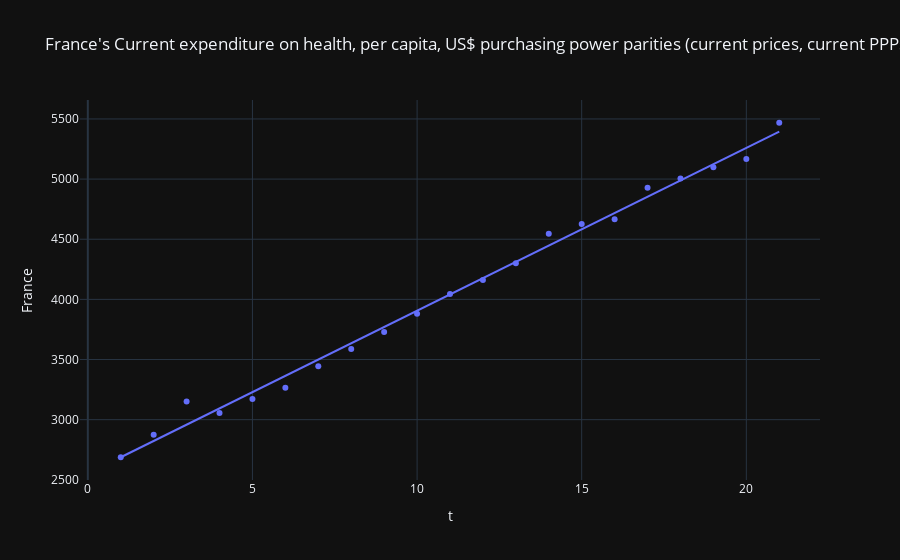
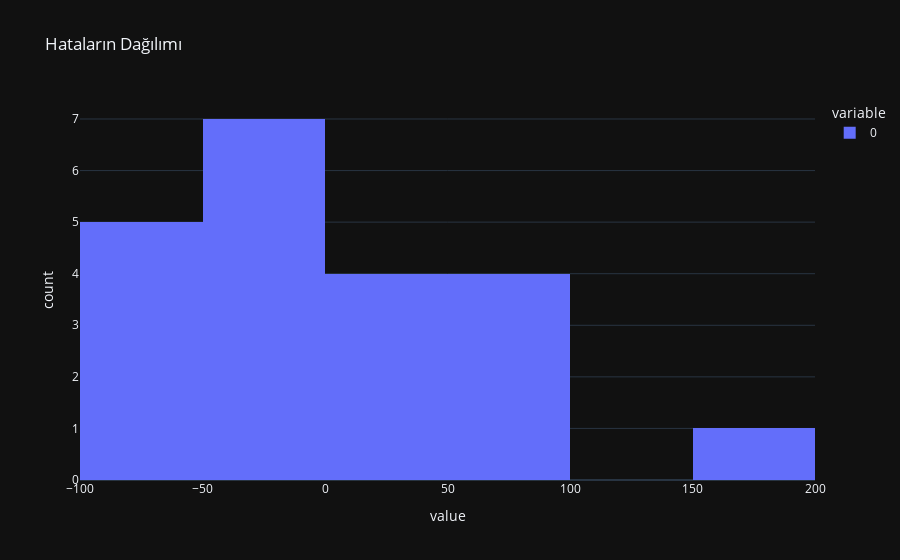
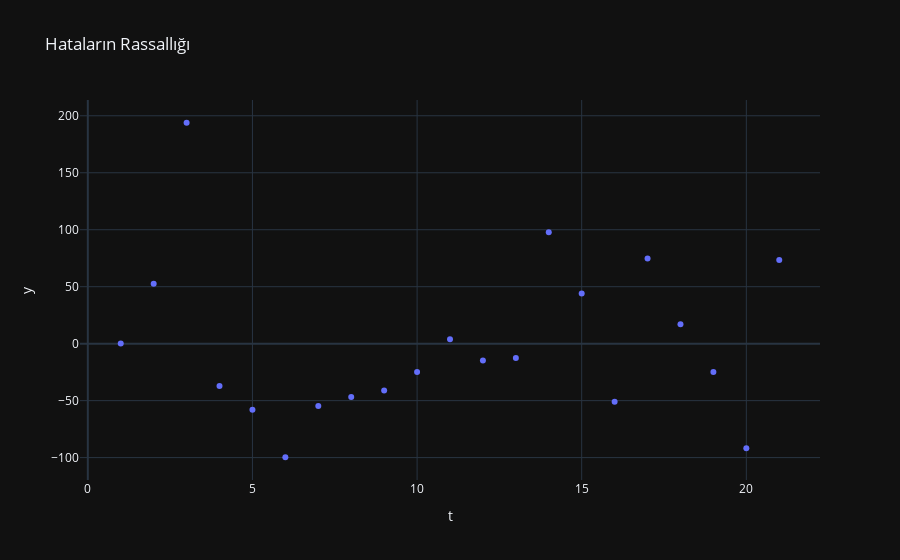
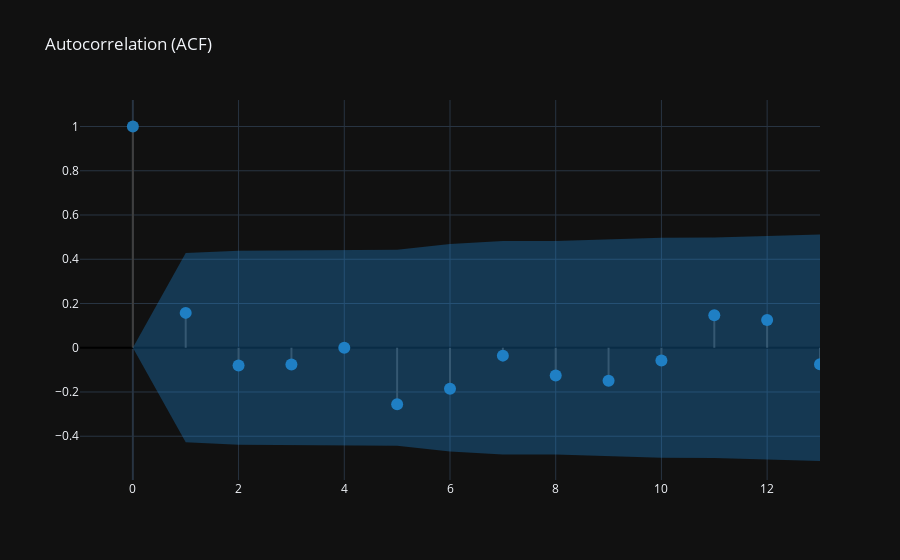

The cell these charts' notebook holds for them, in order:
### Code cell
for country in country_name:
    print("###########################")
    print(f"{country}'nin Zaman Serisi Analizi")
    print("###########################")

    trendlin = express.scatter(
        df_2,
        x="t",
        y=f"{country}",
        title=f"{country}'s Current expenditure on health, per capita, US$ purchasing power parities (current prices, current PPPs)",
        trendline = "ols"
    )

    trendlin.show()
    linear_model = ols(f"{country} ~ t", data=df_2).fit()
    print(linear_model.summary())
    print(" ", end="\n")
    print("###########################")
    print("Verinin Durağanlık Kontrolü", end="\n\n")
    print("H0: Seri durağan değildir.")
    print("H1: Seri durağandır.", end="\n\n")
    adfullerx = adfuller(df_2[[f"{country}"]])
    print(f'Test Stat = {round(adfullerx[0], 4)}, p-value = {round(adfullerx[1], 4)}')

    if adfullerx[1]<0.05:
        print("p-value 0.05'ten küçüktür. H0 hipotezi reddedilmiştir. Yani seri durağandır.")
    elif adfullerx[1]>0.05:
        print("p-value 0.05'ten büyüktür. H0 hipotezi reddedilememiştir. Yani seri durağan değildir.", end="\n\n")
    print("###########################")
    print("Hataların Normal Dağılması", end="\n\n")
    residual_values = linear_model.resid

    print("H0: Normal dağılım varsayımı sağlanmaktadır.")
    print("H1: Normal dağılım varsayımı sağlanmamaktadır.", end="\n\n")

    test_stat, pvalue = stats.shapiro(residual_values)
    print(f'Test Stat = {round(test_stat, 4)}, p-value = {round(pvalue, 4)}')
    if pvalue<0.05:
        print("p-value 0.05'ten küçüktür. H0 hipotezi reddedilmiştir. Hatalar normal dağılmamıştır.")
    elif pvalue>0.05:
        print("p-value 0.05'ten büyüktür. H0 hipotezi reddedilememiştir. Yani hatalar normal dağılmıştır.", end="\n\n")
    hist = express.histogram(residual_values, title="Hataların Dağılımı")
    hist.show()

    print("###########################")
    print("Hataların Rassallığı", end="\n\n")

    print("     Hataların Durağanlığı", end="\n\n")

    adfullery = adfuller(residual_values)
    print(f'Test Stat = {round(adfullery[0], 4)}, p-value = {round(adfullery[1], 4)}')

    if adfullery[1]<0.05:
        print("p-value 0.05'ten küçüktür. H0 hipotezi reddedilmiştir. Hatalar durağandır.")
    elif adfullery[1]>0.05:
        print("p-value 0.05'ten büyüktür. H0 hipotezi reddedilememiştir. Yani hatalar durağan değildir.", end="\n\n")

    resid_scatter = express.scatter(
        df_2,
        x="t",
        y=residual_values,
        title="Hataların Rassallığı"
    )

    resid_scatter.show()


    print("     Hataların Otokorelasyonu", end="\n\n")

    print("Ljung-Box q istatistiğinin Hipotezleri")
    print("H0: Veriler bağımsız (random) olarak dağılmıştır.")
    print("H1: Veriler bağımsız (random) olarak dağılmamıştır.", end="\n\n")

    acf_df = pd.DataFrame(pd.DataFrame(acf(residual_values, qstat=True)).T)
    acf_df.columns = ["ACF", "Ljung-Box q statistic", "p-value"]
    display(acf_df[1:6])

    create_corr_plot(residual_values)

### Figure 1 — Plotly figure (JSON) as saved in the notebook; plotly's stock layout.template omitted (floating-point values rounded to 4 significant figures)
{"data": [{"hovertemplate": "t=%{x}<br>France=%{y}<extra></extra>", "legendgroup": "", "marker": {"color": "#636efa", "symbol": "circle"}, "mode": "markers", "name": "", "orientation": "v", "showlegend": false, "type": "scatter", "x": [1, 2, 3, 4, 5, 6, 7, 8, 9, 10, 11, 12, 13, 14, 15, 16, 17, 18, 19, 20, 21], "xaxis": "x", "y": [2688.0, 2875.0, 3152.0, 3056.0, 3171.0, 3265.0, 3445.0, 3588.0, 3729.0, 3881.0, 4045.0, 4162.0, 4299.0, 4545.0, 4627.0, 4667.0, 4928.0, 5006.0, 5099.0, 5168.0, 5468.0], "yaxis": "y"}, {"hovertemplate": "<b>OLS trendline</b><br>France = 135.378 * t + 2552<br>R<sup>2</sup>=0.993153<br><br>t=%{x}<br>France=%{y} <b>(trend)</b><extra></extra>", "legendgroup": "", "marker": {"color": "#636efa", "symbol": "circle"}, "mode": "lines", "name": "", "showlegend": false, "type": "scatter", "x": [1, 2, 3, 4, 5, 6, 7, 8, 9, 10, 11, 12, 13, 14, 15, 16, 17, 18, 19, 20, 21], "xaxis": "x", "y": [2687.0, 2823.0, 2958.0, 3094.0, 3229.0, 3364.0, 3500.0, 3635.0, 3770.0, 3906.0, 4041.0, 4177.0, 4312.0, 4447.0, 4583.0, 4718.0, 4853.0, 4989.0, 5124.0, 5260.0, 5395.0], "yaxis": "y"}], "layout": {"legend": {"tracegroupgap": 0}, "title": {"text": "France's Current expenditure on health, per capita, US$ purchasing power parities (current prices, current PPPs)"}, "xaxis": {"anchor": "y", "domain": [0, 1], "title": {"text": "t"}}, "yaxis": {"anchor": "x", "domain": [0, 1], "title": {"text": "France"}}}}

### Figure 2 — Plotly figure (JSON) as saved in the notebook; plotly's stock layout.template omitted (floating-point values rounded to 4 significant figures)
{"data": [{"alignmentgroup": "True", "bingroup": "x", "hovertemplate": "variable=0<br>value=%{x}<br>count=%{y}<extra></extra>", "legendgroup": "0", "marker": {"color": "#636efa", "pattern": {"shape": ""}}, "name": "0", "offsetgroup": "0", "orientation": "v", "showlegend": true, "type": "histogram", "x": [0.1507, 52.54, 193.9, -37.25, -57.94, -99.7, -54.79, -46.8, -41.05, -24.94, 3.906, -14.84, -12.48, 97.67, 44.01, -50.89, 74.7, 16.95, -24.88, -91.72, 73.48], "xaxis": "x", "yaxis": "y"}], "layout": {"barmode": "relative", "legend": {"title": {"text": "variable"}, "tracegroupgap": 0}, "title": {"text": "Hataların Dağılımı"}, "xaxis": {"anchor": "y", "domain": [0, 1], "title": {"text": "value"}}, "yaxis": {"anchor": "x", "domain": [0, 1], "title": {"text": "count"}}}}

### Figure 3 — Plotly figure (JSON) as saved in the notebook; plotly's stock layout.template omitted (floating-point values rounded to 4 significant figures)
{"data": [{"hovertemplate": "t=%{x}<br>y=%{y}<extra></extra>", "legendgroup": "", "marker": {"color": "#636efa", "symbol": "circle"}, "mode": "markers", "name": "", "orientation": "v", "showlegend": false, "type": "scatter", "x": [1, 2, 3, 4, 5, 6, 7, 8, 9, 10, 11, 12, 13, 14, 15, 16, 17, 18, 19, 20, 21], "xaxis": "x", "y": [0.1507, 52.54, 193.9, -37.25, -57.94, -99.7, -54.79, -46.8, -41.05, -24.94, 3.906, -14.84, -12.48, 97.67, 44.01, -50.89, 74.7, 16.95, -24.88, -91.72, 73.48], "yaxis": "y"}], "layout": {"legend": {"tracegroupgap": 0}, "title": {"text": "Hataların Rassallığı"}, "xaxis": {"anchor": "y", "domain": [0, 1], "title": {"text": "t"}}, "yaxis": {"anchor": "x", "domain": [0, 1], "title": {"text": "y"}}}}

### Figure 4 — Plotly figure (JSON) as saved in the notebook; plotly's stock layout.template omitted (floating-point values rounded to 4 significant figures)
{"data": [{"line": {"color": "#3f3f3f"}, "mode": "lines", "showlegend": false, "type": "scatter", "x": [0, 0], "y": [0, 1]}, {"line": {"color": "#3f3f3f"}, "mode": "lines", "showlegend": false, "type": "scatter", "x": [1, 1], "y": [0, 0.1576]}, {"line": {"color": "#3f3f3f"}, "mode": "lines", "showlegend": false, "type": "scatter", "x": [2, 2], "y": [0, -0.08034]}, {"line": {"color": "#3f3f3f"}, "mode": "lines", "showlegend": false, "type": "scatter", "x": [3, 3], "y": [0, -0.07569]}, {"line": {"color": "#3f3f3f"}, "mode": "lines", "showlegend": false, "type": "scatter", "x": [4, 4], "y": [0, 8.242e-05]}, {"line": {"color": "#3f3f3f"}, "mode": "lines", "showlegend": false, "type": "scatter", "x": [5, 5], "y": [0, -0.2551]}, {"line": {"color": "#3f3f3f"}, "mode": "lines", "showlegend": false, "type": "scatter", "x": [6, 6], "y": [0, -0.1854]}, {"line": {"color": "#3f3f3f"}, "mode": "lines", "showlegend": false, "type": "scatter", "x": [7, 7], "y": [0, -0.03565]}, {"line": {"color": "#3f3f3f"}, "mode": "lines", "showlegend": false, "type": "scatter", "x": [8, 8], "y": [0, -0.1253]}, {"line": {"color": "#3f3f3f"}, "mode": "lines", "showlegend": false, "type": "scatter", "x": [9, 9], "y": [0, -0.1489]}, {"line": {"color": "#3f3f3f"}, "mode": "lines", "showlegend": false, "type": "scatter", "x": [10, 10], "y": [0, -0.0576]}, {"line": {"color": "#3f3f3f"}, "mode": "lines", "showlegend": false, "type": "scatter", "x": [11, 11], "y": [0, 0.1471]}, {"line": {"color": "#3f3f3f"}, "mode": "lines", "showlegend": false, "type": "scatter", "x": [12, 12], "y": [0, 0.1252]}, {"line": {"color": "#3f3f3f"}, "mode": "lines", "showlegend": false, "type": "scatter", "x": [13, 13], "y": [0, -0.0744]}, {"marker": {"color": "#1f77b4", "size": 12}, "mode": "markers", "showlegend": false, "type": "scatter", "x": [0, 1, 2, 3, 4, 5, 6, 7, 8, 9, 10, 11, 12, 13], "y": [1, 0.1576, -0.08034, -0.07569, 8.242e-05, -0.2551, -0.1854, -0.03565, -0.1253, -0.1489, -0.0576, 0.1471, 0.1252, -0.0744]}, {"line": {"color": "rgba(255,255,255,0)"}, "mode": "lines", "showlegend": false, "type": "scatter", "x": [0, 1, 2, 3, 4, 5, 6, 7, 8, 9, 10, 11, 12, 13], "y": [0, 0.4277, 0.4382, 0.4409, 0.4433, 0.4433, 0.4693, 0.4826, 0.483, 0.4889, 0.4972, 0.4984, 0.5063, 0.5119]}, {"fill": "tonexty", "fillcolor": "rgba(32, 146, 230,0.3)", "line": {"color": "rgba(255,255,255,0)"}, "mode": "lines", "showlegend": false, "type": "scatter", "x": [0, 1, 2, 3, 4, 5, 6, 7, 8, 9, 10, 11, 12, 13], "y": [0, -0.4277, -0.4382, -0.4409, -0.4433, -0.4433, -0.4693, -0.4826, -0.483, -0.4889, -0.4972, -0.4984, -0.5063, -0.5119]}], "layout": {"title": {"text": "Autocorrelation (ACF)"}, "xaxis": {"range": [-1, 13]}, "yaxis": {"zerolinecolor": "#000000"}}}
